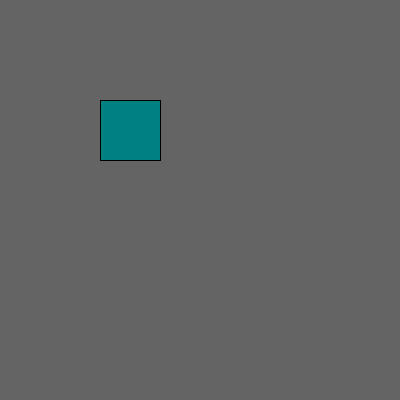
Frame 1 (no input)
Frame 60 (the mouse pressed at the canvas centre just before this capture): identical to frame 1, image omitted
Frame 120 (the mouse held since frame 60 and released just before this capture): identical to frame 1, image omitted

The Processing sketch that drew this single still picture (run headless with seeded random() and noise(); from frame 60 on, the mouse is pressed at the canvas centre):

// Processing sketch: Colour_changing_square
// ── Colour_changing_square.pde
float red;
void setup() {
  size(400, 400);
}

void draw()
{
  background(100);
  fill(red, 128, 128);
  rect(100, 100, 60, 60);
}

void keyPressed() {
  if (key == 'R') {
    red = red+30;
  }
  if (key == 'r') {
    red = red-10;
  }
}
